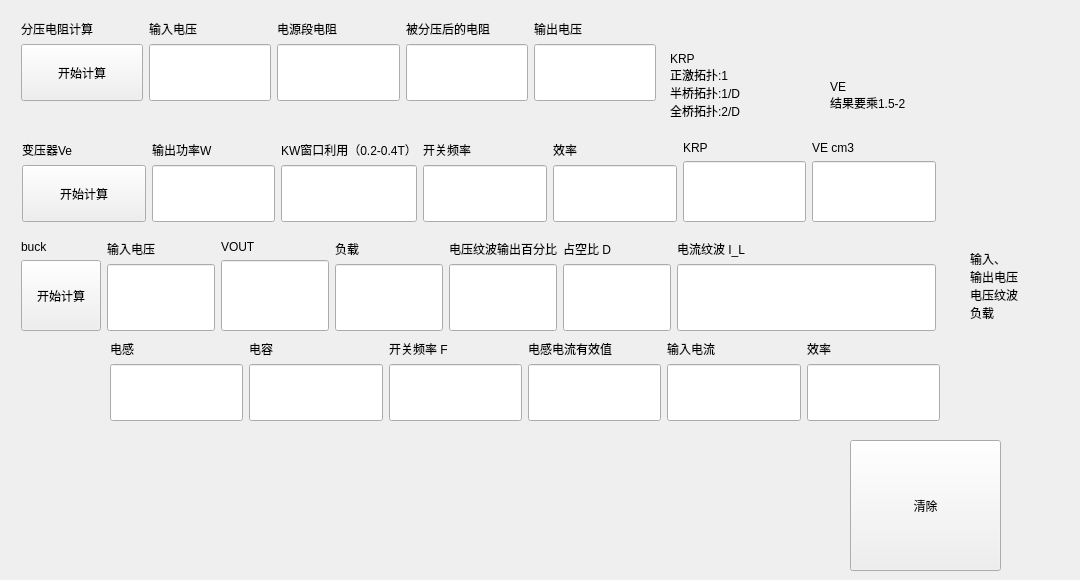
      <widget class="QWidget" name="tab_7">
       <attribute name="title">
        <string>电路公式2</string>
       </attribute>
       <widget class="QPushButton" name="start_LC_8">
        <property name="geometry">
         <rect>
          <x>850</x>
          <y>440</y>
          <width>151</width>
          <height>131</height>
         </rect>
        </property>
        <property name="sizePolicy">
         <sizepolicy hsizetype="Preferred" vsizetype="Preferred">
          <horstretch>0</horstretch>
          <verstretch>0</verstretch>
         </sizepolicy>
        </property>
        <property name="text">
         <string>清除</string>
        </property>
       </widget>
       <widget class="QWidget" name="layoutWidget">
        <property name="geometry">
         <rect>
          <x>21</x>
          <y>20</y>
          <width>635</width>
          <height>81</height>
         </rect>
        </property>
        <layout class="QHBoxLayout" name="horizontalLayout_23">
         <item>
          <layout class="QVBoxLayout" name="verticalLayout_69">
           <item>
            <widget class="QLabel" name="label_80">
             <property name="sizePolicy">
              <sizepolicy hsizetype="Fixed" vsizetype="Fixed">
               <horstretch>0</horstretch>
               <verstretch>0</verstretch>
              </sizepolicy>
             </property>
             <property name="text">
              <string>分压电阻计算</string>
             </property>
            </widget>
           </item>
           <item>
            <widget class="QPushButton" name="start_LC_7">
             <property name="sizePolicy">
              <sizepolicy hsizetype="Preferred" vsizetype="Preferred">
               <horstretch>0</horstretch>
               <verstretch>0</verstretch>
              </sizepolicy>
             </property>
             <property name="text">
              <string>开始计算</string>
             </property>
            </widget>
           </item>
          </layout>
         </item>
         <item>
          <layout class="QVBoxLayout" name="verticalLayout_70">
           <item>
            <widget class="QLabel" name="label_81">
             <property name="sizePolicy">
              <sizepolicy hsizetype="Fixed" vsizetype="Fixed">
               <horstretch>0</horstretch>
               <verstretch>0</verstretch>
              </sizepolicy>
             </property>
             <property name="text">
              <string>输入电压</string>
             </property>
            </widget>
           </item>
           <item>
            <widget class="QLineEdit" name="add_R1_8">
             <property name="sizePolicy">
              <sizepolicy hsizetype="Preferred" vsizetype="Preferred">
               <horstretch>0</horstretch>
               <verstretch>0</verstretch>
              </sizepolicy>
             </property>
            </widget>
           </item>
          </layout>
         </item>
         <item>
          <layout class="QVBoxLayout" name="verticalLayout_71">
           <item>
            <widget class="QLabel" name="label_82">
             <property name="sizePolicy">
              <sizepolicy hsizetype="Fixed" vsizetype="Fixed">
               <horstretch>0</horstretch>
               <verstretch>0</verstretch>
              </sizepolicy>
             </property>
             <property name="text">
              <string>电源段电阻</string>
             </property>
            </widget>
           </item>
           <item>
            <widget class="QLineEdit" name="add_R1_9">
             <property name="sizePolicy">
              <sizepolicy hsizetype="Preferred" vsizetype="Preferred">
               <horstretch>0</horstretch>
               <verstretch>0</verstretch>
              </sizepolicy>
             </property>
            </widget>
           </item>
          </layout>
         </item>
         <item>
          <layout class="QVBoxLayout" name="verticalLayout_72">
           <item>
            <widget class="QLabel" name="label_83">
             <property name="sizePolicy">
              <sizepolicy hsizetype="Fixed" vsizetype="Fixed">
               <horstretch>0</horstretch>
               <verstretch>0</verstretch>
              </sizepolicy>
             </property>
             <property name="text">
              <string>被分压后的电阻</string>
             </property>
            </widget>
           </item>
           <item>
            <widget class="QLineEdit" name="add_R1_10">
             <property name="sizePolicy">
              <sizepolicy hsizetype="Preferred" vsizetype="Preferred">
               <horstretch>0</horstretch>
               <verstretch>0</verstretch>
              </sizepolicy>
             </property>
            </widget>
           </item>
          </layout>
         </item>
         <item>
          <layout class="QVBoxLayout" name="verticalLayout_73">
           <item>
            <widget class="QLabel" name="label_84">
             <property name="sizePolicy">
              <sizepolicy hsizetype="Fixed" vsizetype="Fixed">
               <horstretch>0</horstretch>
               <verstretch>0</verstretch>
              </sizepolicy>
             </property>
             <property name="text">
              <string>输出电压</string>
             </property>
            </widget>
           </item>
           <item>
            <widget class="QLineEdit" name="add_R1_11">
             <property name="sizePolicy">
              <sizepolicy hsizetype="Preferred" vsizetype="Preferred">
               <horstretch>0</horstretch>
               <verstretch>0</verstretch>
              </sizepolicy>
             </property>
            </widget>
           </item>
          </layout>
         </item>
        </layout>
       </widget>
       <widget class="QLabel" name="label_93">
        <property name="geometry">
         <rect>
          <x>830</x>
          <y>60</y>
          <width>111</width>
          <height>71</height>
         </rect>
        </property>
        <property name="sizePolicy">
         <sizepolicy hsizetype="Preferred" vsizetype="Preferred">
          <horstretch>0</horstretch>
          <verstretch>0</verstretch>
         </sizepolicy>
        </property>
        <property name="text">
         <string>VE 
结果要乘1.5-2</string>
        </property>
       </widget>
       <widget class="QLabel" name="label_90">
        <property name="geometry">
         <rect>
          <x>670</x>
          <y>47</y>
          <width>121</width>
          <height>91</height>
         </rect>
        </property>
        <property name="sizePolicy">
         <sizepolicy hsizetype="Preferred" vsizetype="Preferred">
          <horstretch>0</horstretch>
          <verstretch>0</verstretch>
         </sizepolicy>
        </property>
        <property name="text">
         <string>KRP
正激拓扑:1
半桥拓扑:1/D
全桥拓扑:2/D
</string>
        </property>
       </widget>
       <widget class="QWidget" name="layoutWidget">
        <property name="geometry">
         <rect>
          <x>22</x>
          <y>141</y>
          <width>914</width>
          <height>81</height>
         </rect>
        </property>
        <layout class="QHBoxLayout" name="horizontalLayout_31">
         <item>
          <layout class="QVBoxLayout" name="verticalLayout_74">
           <item>
            <widget class="QLabel" name="label_85">
             <property name="sizePolicy">
              <sizepolicy hsizetype="Fixed" vsizetype="Fixed">
               <horstretch>0</horstretch>
               <verstretch>0</verstretch>
              </sizepolicy>
             </property>
             <property name="text">
              <string>变压器Ve</string>
             </property>
            </widget>
           </item>
           <item>
            <widget class="QPushButton" name="start_LC_9">
             <property name="sizePolicy">
              <sizepolicy hsizetype="Preferred" vsizetype="Preferred">
               <horstretch>0</horstretch>
               <verstretch>0</verstretch>
              </sizepolicy>
             </property>
             <property name="text">
              <string>开始计算</string>
             </property>
            </widget>
           </item>
          </layout>
         </item>
         <item>
          <layout class="QVBoxLayout" name="verticalLayout_75">
           <item>
            <widget class="QLabel" name="label_86">
             <property name="sizePolicy">
              <sizepolicy hsizetype="Fixed" vsizetype="Fixed">
               <horstretch>0</horstretch>
               <verstretch>0</verstretch>
              </sizepolicy>
             </property>
             <property name="text">
              <string>输出功率W</string>
             </property>
            </widget>
           </item>
           <item>
            <widget class="QLineEdit" name="add_R1_12">
             <property name="sizePolicy">
              <sizepolicy hsizetype="Preferred" vsizetype="Preferred">
               <horstretch>0</horstretch>
               <verstretch>0</verstretch>
              </sizepolicy>
             </property>
            </widget>
           </item>
          </layout>
         </item>
         <item>
          <layout class="QVBoxLayout" name="verticalLayout_76">
           <item>
            <widget class="QLabel" name="label_87">
             <property name="sizePolicy">
              <sizepolicy hsizetype="Fixed" vsizetype="Fixed">
               <horstretch>0</horstretch>
               <verstretch>0</verstretch>
              </sizepolicy>
             </property>
             <property name="text">
              <string>KW窗口利用（0.2-0.4T）</string>
             </property>
            </widget>
           </item>
           <item>
            <widget class="QLineEdit" name="add_R1_13">
             <property name="sizePolicy">
              <sizepolicy hsizetype="Preferred" vsizetype="Preferred">
               <horstretch>0</horstretch>
               <verstretch>0</verstretch>
              </sizepolicy>
             </property>
            </widget>
           </item>
          </layout>
         </item>
         <item>
          <layout class="QVBoxLayout" name="verticalLayout_77">
           <item>
            <widget class="QLabel" name="label_88">
             <property name="sizePolicy">
              <sizepolicy hsizetype="Fixed" vsizetype="Fixed">
               <horstretch>0</horstretch>
               <verstretch>0</verstretch>
              </sizepolicy>
             </property>
             <property name="text">
              <string>开关频率</string>
             </property>
            </widget>
           </item>
           <item>
            <widget class="QLineEdit" name="add_R1_14">
             <property name="sizePolicy">
              <sizepolicy hsizetype="Preferred" vsizetype="Preferred">
               <horstretch>0</horstretch>
               <verstretch>0</verstretch>
              </sizepolicy>
             </property>
            </widget>
           </item>
          </layout>
         </item>
         <item>
          <layout class="QVBoxLayout" name="verticalLayout_78">
           <item>
            <widget class="QLabel" name="label_89">
             <property name="sizePolicy">
              <sizepolicy hsizetype="Fixed" vsizetype="Fixed">
               <horstretch>0</horstretch>
               <verstretch>0</verstretch>
              </sizepolicy>
             </property>
             <property name="text">
              <string>效率</string>
             </property>
            </widget>
           </item>
           <item>
            <widget class="QLineEdit" name="add_R1_15">
             <property name="sizePolicy">
              <sizepolicy hsizetype="Preferred" vsizetype="Preferred">
               <horstretch>0</horstretch>
               <verstretch>0</verstretch>
              </sizepolicy>
             </property>
            </widget>
           </item>
          </layout>
         </item>
         <item>
          <layout class="QVBoxLayout" name="verticalLayout_79">
           <item>
            <widget class="QLabel" name="label_92">
             <property name="sizePolicy">
              <sizepolicy hsizetype="Fixed" vsizetype="Fixed">
               <horstretch>0</horstretch>
               <verstretch>0</verstretch>
              </sizepolicy>
             </property>
             <property name="text">
              <string>KRP</string>
             </property>
            </widget>
           </item>
           <item>
            <widget class="QLineEdit" name="add_R1_16">
             <property name="sizePolicy">
              <sizepolicy hsizetype="Preferred" vsizetype="Preferred">
               <horstretch>0</horstretch>
               <verstretch>0</verstretch>
              </sizepolicy>
             </property>
            </widget>
           </item>
          </layout>
         </item>
         <item>
          <layout class="QVBoxLayout" name="verticalLayout_80">
           <item>
            <widget class="QLabel" name="label_91">
             <property name="sizePolicy">
              <sizepolicy hsizetype="Fixed" vsizetype="Fixed">
               <horstretch>0</horstretch>
               <verstretch>0</verstretch>
              </sizepolicy>
             </property>
             <property name="text">
              <string>VE cm3</string>
             </property>
            </widget>
           </item>
           <item>
            <widget class="QLineEdit" name="add_R1_17">
             <property name="sizePolicy">
              <sizepolicy hsizetype="Preferred" vsizetype="Preferred">
               <horstretch>0</horstretch>
               <verstretch>0</verstretch>
              </sizepolicy>
             </property>
            </widget>
           </item>
          </layout>
         </item>
        </layout>
       </widget>
       <widget class="QLabel" name="label_72">
        <property name="geometry">
         <rect>
          <x>970</x>
          <y>240</y>
          <width>101</width>
          <height>91</height>
         </rect>
        </property>
        <property name="text">
         <string>输入、
输出电压
电压纹波
负载</string>
        </property>
       </widget>
       <widget class="QWidget" name="layoutWidget">
        <property name="geometry">
         <rect>
          <x>21</x>
          <y>240</y>
          <width>915</width>
          <height>91</height>
         </rect>
        </property>
        <layout class="QHBoxLayout" name="horizontalLayout_33">
         <item>
          <layout class="QHBoxLayout" name="horizontalLayout_32">
           <item>
            <layout class="QVBoxLayout" name="verticalLayout_81">
             <item>
              <widget class="QLabel" name="label_94">
               <property name="sizePolicy">
                <sizepolicy hsizetype="Fixed" vsizetype="Fixed">
                 <horstretch>0</horstretch>
                 <verstretch>0</verstretch>
                </sizepolicy>
               </property>
               <property name="text">
                <string>buck</string>
               </property>
              </widget>
             </item>
             <item>
              <widget class="QPushButton" name="pushButton_17">
               <property name="sizePolicy">
                <sizepolicy hsizetype="Preferred" vsizetype="Preferred">
                 <horstretch>0</horstretch>
                 <verstretch>0</verstretch>
                </sizepolicy>
               </property>
               <property name="text">
                <string>开始计算</string>
               </property>
              </widget>
             </item>
            </layout>
           </item>
           <item>
            <layout class="QVBoxLayout" name="verticalLayout_82">
             <item>
              <widget class="QLabel" name="label_95">
               <property name="sizePolicy">
                <sizepolicy hsizetype="Fixed" vsizetype="Fixed">
                 <horstretch>0</horstretch>
                 <verstretch>0</verstretch>
                </sizepolicy>
               </property>
               <property name="text">
                <string>输入电压</string>
               </property>
              </widget>
             </item>
             <item>
              <widget class="QLineEdit" name="lineEdit_44">
               <property name="sizePolicy">
                <sizepolicy hsizetype="Preferred" vsizetype="Preferred">
                 <horstretch>0</horstretch>
                 <verstretch>0</verstretch>
                </sizepolicy>
               </property>
              </widget>
             </item>
            </layout>
           </item>
           <item>
            <layout class="QVBoxLayout" name="verticalLayout_85">
             <item>
              <widget class="QLabel" name="label_99">
               <property name="sizePolicy">
                <sizepolicy hsizetype="Fixed" vsizetype="Fixed">
                 <horstretch>0</horstretch>
                 <verstretch>0</verstretch>
                </sizepolicy>
               </property>
               <property name="text">
                <string>VOUT </string>
               </property>
              </widget>
             </item>
             <item>
              <widget class="QLineEdit" name="lineEdit_47">
               <property name="sizePolicy">
                <sizepolicy hsizetype="Preferred" vsizetype="Preferred">
                 <horstretch>0</horstretch>
                 <verstretch>0</verstretch>
                </sizepolicy>
               </property>
              </widget>
             </item>
            </layout>
           </item>
           <item>
            <layout class="QVBoxLayout" name="verticalLayout_90">
             <item>
              <widget class="QLabel" name="label_104">
               <property name="sizePolicy">
                <sizepolicy hsizetype="Fixed" vsizetype="Fixed">
                 <horstretch>0</horstretch>
                 <verstretch>0</verstretch>
                </sizepolicy>
               </property>
               <property name="text">
                <string>负载</string>
               </property>
              </widget>
             </item>
             <item>
              <widget class="QLineEdit" name="lineEdit_52">
               <property name="sizePolicy">
                <sizepolicy hsizetype="Preferred" vsizetype="Preferred">
                 <horstretch>0</horstretch>
                 <verstretch>0</verstretch>
                </sizepolicy>
               </property>
              </widget>
             </item>
            </layout>
           </item>
           <item>
            <layout class="QVBoxLayout" name="verticalLayout_88">
             <item>
              <widget class="QLabel" name="label_102">
               <property name="sizePolicy">
                <sizepolicy hsizetype="Fixed" vsizetype="Fixed">
                 <horstretch>0</horstretch>
                 <verstretch>0</verstretch>
                </sizepolicy>
               </property>
               <property name="text">
                <string>电压纹波输出百分比</string>
               </property>
              </widget>
             </item>
             <item>
              <widget class="QLineEdit" name="lineEdit_50">
               <property name="sizePolicy">
                <sizepolicy hsizetype="Preferred" vsizetype="Preferred">
                 <horstretch>0</horstretch>
                 <verstretch>0</verstretch>
                </sizepolicy>
               </property>
              </widget>
             </item>
            </layout>
           </item>
           <item>
            <layout class="QVBoxLayout" name="verticalLayout_84">
             <item>
              <widget class="QLabel" name="label_98">
               <property name="sizePolicy">
                <sizepolicy hsizetype="Fixed" vsizetype="Fixed">
                 <horstretch>0</horstretch>
                 <verstretch>0</verstretch>
                </sizepolicy>
               </property>
               <property name="text">
                <string>占空比 D</string>
               </property>
              </widget>
             </item>
             <item>
              <widget class="QLineEdit" name="lineEdit_46">
               <property name="sizePolicy">
                <sizepolicy hsizetype="Preferred" vsizetype="Preferred">
                 <horstretch>0</horstretch>
                 <verstretch>0</verstretch>
                </sizepolicy>
               </property>
              </widget>
             </item>
            </layout>
           </item>
          </layout>
         </item>
         <item>
          <layout class="QVBoxLayout" name="verticalLayout_86">
           <item>
            <widget class="QLabel" name="label_100">
             <property name="sizePolicy">
              <sizepolicy hsizetype="Fixed" vsizetype="Fixed">
               <horstretch>0</horstretch>
               <verstretch>0</verstretch>
              </sizepolicy>
             </property>
             <property name="text">
              <string>电流纹波 I_L</string>
             </property>
            </widget>
           </item>
           <item>
            <widget class="QLineEdit" name="lineEdit_48">
             <property name="sizePolicy">
              <sizepolicy hsizetype="Preferred" vsizetype="Preferred">
               <horstretch>0</horstretch>
               <verstretch>0</verstretch>
              </sizepolicy>
             </property>
            </widget>
           </item>
          </layout>
         </item>
        </layout>
       </widget>
       <widget class="QWidget" name="layoutWidget">
        <property name="geometry">
         <rect>
          <x>110</x>
          <y>340</y>
          <width>830</width>
          <height>81</height>
         </rect>
        </property>
        <layout class="QHBoxLayout" name="horizontalLayout_34">
         <item>
          <layout class="QVBoxLayout" name="verticalLayout_83">
           <item>
            <widget class="QLabel" name="label_96">
             <property name="sizePolicy">
              <sizepolicy hsizetype="Fixed" vsizetype="Fixed">
               <horstretch>0</horstretch>
               <verstretch>0</verstretch>
              </sizepolicy>
             </property>
             <property name="text">
              <string>电感</string>
             </property>
            </widget>
           </item>
           <item>
            <widget class="QLineEdit" name="lineEdit_45">
             <property name="sizePolicy">
              <sizepolicy hsizetype="Preferred" vsizetype="Preferred">
               <horstretch>0</horstretch>
               <verstretch>0</verstretch>
              </sizepolicy>
             </property>
            </widget>
           </item>
          </layout>
         </item>
         <item>
          <layout class="QVBoxLayout" name="verticalLayout_89">
           <item>
            <widget class="QLabel" name="label_103">
             <property name="sizePolicy">
              <sizepolicy hsizetype="Fixed" vsizetype="Fixed">
               <horstretch>0</horstretch>
               <verstretch>0</verstretch>
              </sizepolicy>
             </property>
             <property name="text">
              <string>电容</string>
             </property>
            </widget>
           </item>
           <item>
            <widget class="QLineEdit" name="lineEdit_51">
             <property name="sizePolicy">
              <sizepolicy hsizetype="Preferred" vsizetype="Preferred">
               <horstretch>0</horstretch>
               <verstretch>0</verstretch>
              </sizepolicy>
             </property>
            </widget>
           </item>
          </layout>
         </item>
         <item>
          <layout class="QVBoxLayout" name="verticalLayout_87">
           <item>
            <widget class="QLabel" name="label_101">
             <property name="sizePolicy">
              <sizepolicy hsizetype="Fixed" vsizetype="Fixed">
               <horstretch>0</horstretch>
               <verstretch>0</verstretch>
              </sizepolicy>
             </property>
             <property name="text">
              <string>开关频率 F</string>
             </property>
            </widget>
           </item>
           <item>
            <widget class="QLineEdit" name="lineEdit_49">
             <property name="sizePolicy">
              <sizepolicy hsizetype="Preferred" vsizetype="Preferred">
               <horstretch>0</horstretch>
               <verstretch>0</verstretch>
              </sizepolicy>
             </property>
            </widget>
           </item>
          </layout>
         </item>
         <item>
          <layout class="QVBoxLayout" name="verticalLayout_93">
           <item>
            <widget class="QLabel" name="label_107">
             <property name="sizePolicy">
              <sizepolicy hsizetype="Fixed" vsizetype="Fixed">
               <horstretch>0</horstretch>
               <verstretch>0</verstretch>
              </sizepolicy>
             </property>
             <property name="text">
              <string>电感电流有效值</string>
             </property>
            </widget>
           </item>
           <item>
            <widget class="QLineEdit" name="lineEdit_55">
             <property name="sizePolicy">
              <sizepolicy hsizetype="Preferred" vsizetype="Preferred">
               <horstretch>0</horstretch>
               <verstretch>0</verstretch>
              </sizepolicy>
             </property>
            </widget>
           </item>
          </layout>
         </item>
         <item>
          <layout class="QVBoxLayout" name="verticalLayout_92">
           <item>
            <widget class="QLabel" name="label_106">
             <property name="sizePolicy">
              <sizepolicy hsizetype="Fixed" vsizetype="Fixed">
               <horstretch>0</horstretch>
               <verstretch>0</verstretch>
              </sizepolicy>
             </property>
             <property name="text">
              <string>输入电流</string>
             </property>
            </widget>
           </item>
           <item>
            <widget class="QLineEdit" name="lineEdit_54">
             <property name="sizePolicy">
              <sizepolicy hsizetype="Preferred" vsizetype="Preferred">
               <horstretch>0</horstretch>
               <verstretch>0</verstretch>
              </sizepolicy>
             </property>
            </widget>
           </item>
          </layout>
         </item>
         <item>
          <layout class="QVBoxLayout" name="verticalLayout_91">
           <item>
            <widget class="QLabel" name="label_105">
             <property name="sizePolicy">
              <sizepolicy hsizetype="Fixed" vsizetype="Fixed">
               <horstretch>0</horstretch>
               <verstretch>0</verstretch>
              </sizepolicy>
             </property>
             <property name="text">
              <string>效率</string>
             </property>
            </widget>
           </item>
           <item>
            <widget class="QLineEdit" name="lineEdit_53">
             <property name="sizePolicy">
              <sizepolicy hsizetype="Preferred" vsizetype="Preferred">
               <horstretch>0</horstretch>
               <verstretch>0</verstretch>
              </sizepolicy>
             </property>
            </widget>
           </item>
          </layout>
         </item>
        </layout>
       </widget>
      </widget>
